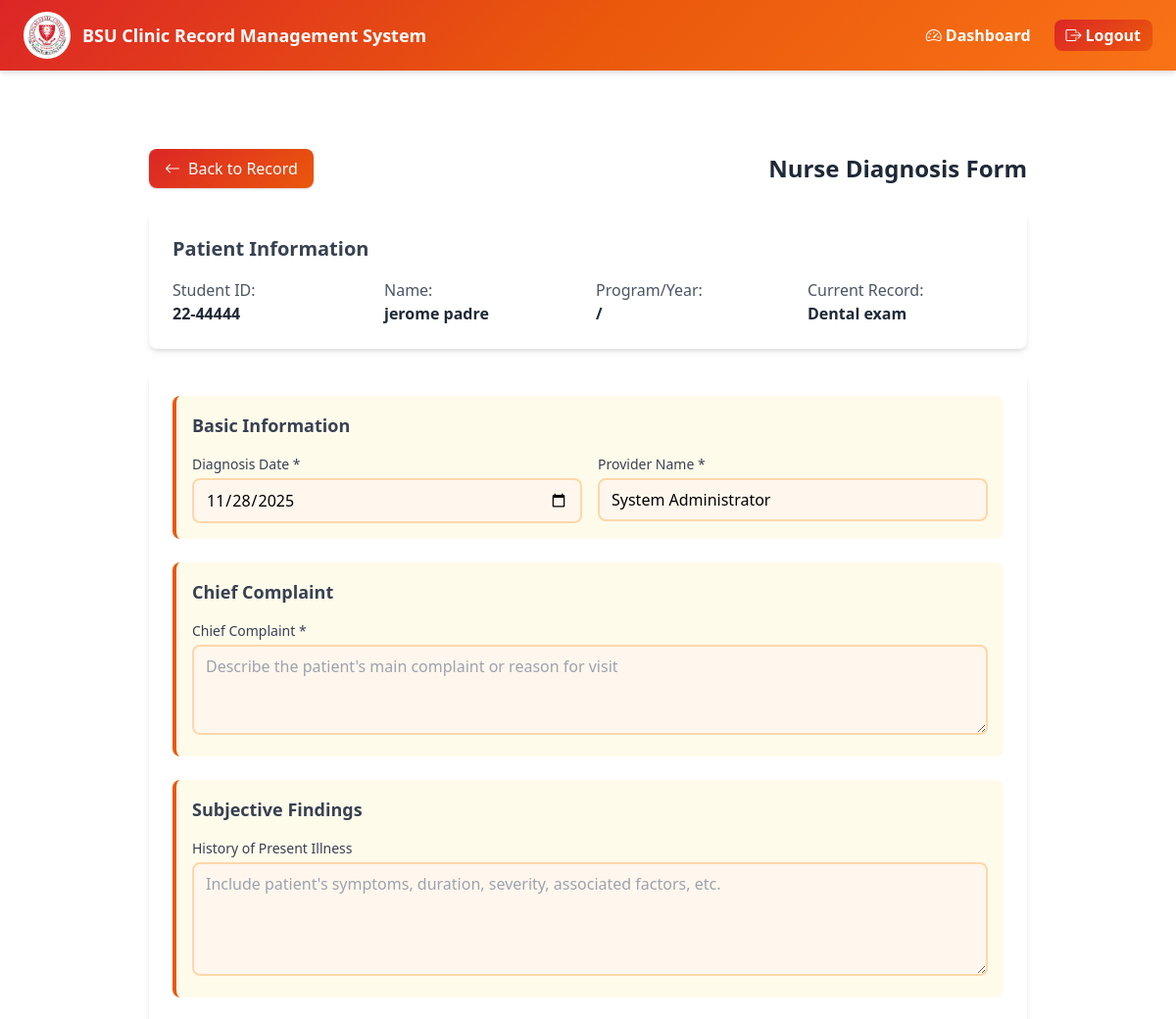
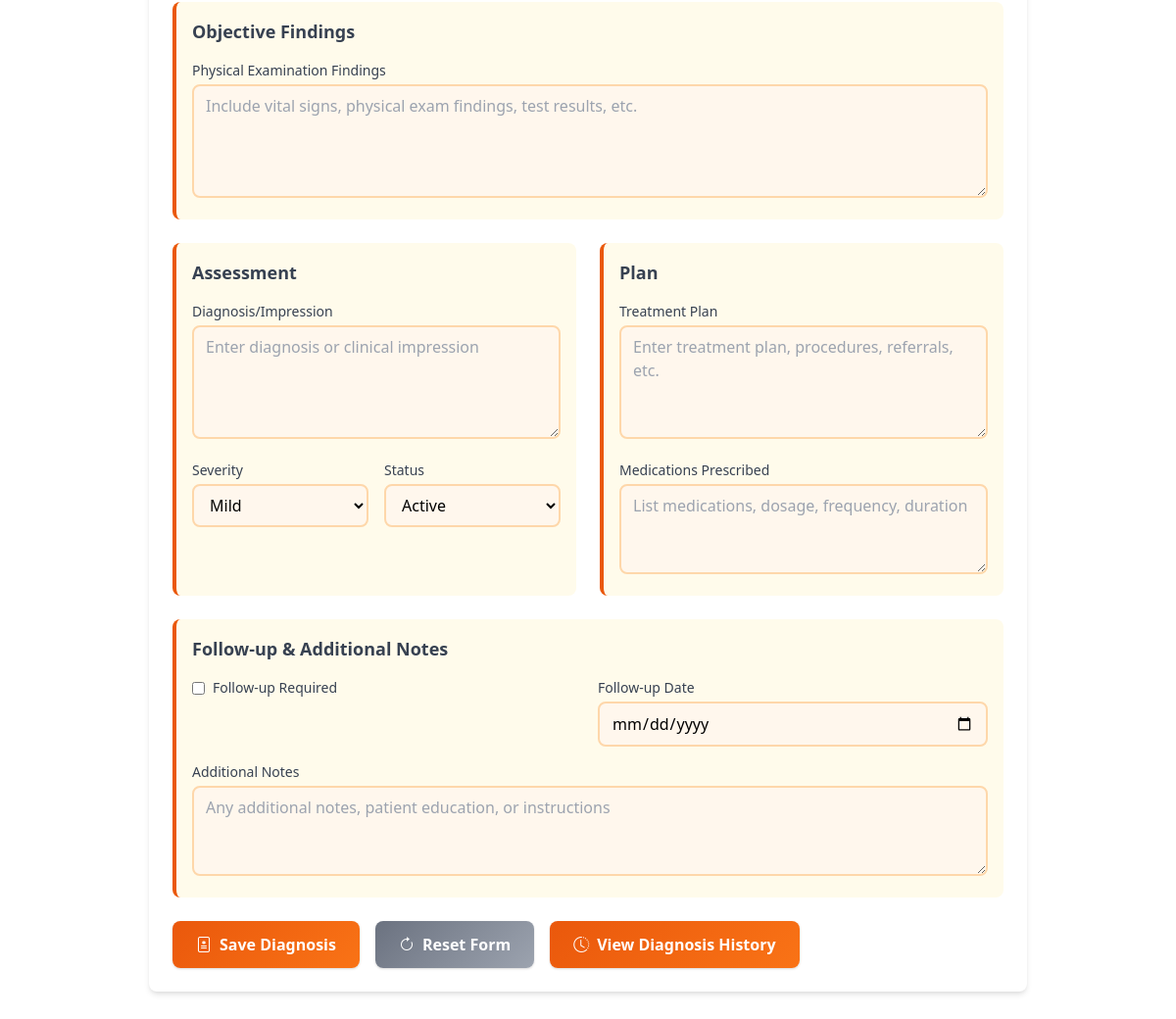
Page /modules/records/medical_diagnosis_form.php?patient_id=104&record_id=68&type=dental_exam&diagnosis_type=nurse (signed in) on the committed database (2 pictures, top to bottom).
### tables this page shows
CREATE TABLE `patients` (
  `id` int(11) NOT NULL,
  `student_id` varchar(20) DEFAULT NULL,
  `first_name` varchar(50) NOT NULL,
  `middle_name` varchar(50) DEFAULT NULL,
  `last_name` varchar(50) NOT NULL,
  `date_of_birth` date NOT NULL,
  `sex` enum('Male','Female') NOT NULL,
  `contact_number` varchar(20) DEFAULT NULL,
  `address` text DEFAULT NULL,
  `program` varchar(100) DEFAULT NULL,
  `year_level` varchar(20) DEFAULT NULL,
  `qr_code` varchar(255) DEFAULT NULL,
  `created_at` timestamp NOT NULL DEFAULT current_timestamp()
);

CREATE TABLE `medical_records` (
  `id` int(11) NOT NULL,
  `patient_id` int(11) NOT NULL,
  `record_type` enum('history_form','dental_exam','medical_exam') NOT NULL,
  `examination_date` date NOT NULL,
  `physician_name` varchar(100) DEFAULT NULL,
  `findings` text DEFAULT NULL,
  `recommendations` text DEFAULT NULL,
  `verification_status` enum('pending','verified','rejected') DEFAULT 'pending',
  `verified_by` int(11) DEFAULT NULL,
  `verification_date` datetime DEFAULT NULL,
  `verification_notes` text DEFAULT NULL,
  `created_at` timestamp NOT NULL DEFAULT current_timestamp(),
  `student_signature` varchar(255) DEFAULT NULL,
  `student_date` date DEFAULT NULL
);

CREATE TABLE `users` (
  `id` int(11) NOT NULL,
  `username` varchar(50) NOT NULL,
  `password` varchar(255) NOT NULL,
  `full_name` varchar(100) NOT NULL,
  `email` varchar(100) NOT NULL,
  `role` enum('admin','staff','dentist','nurse','doctor','user') DEFAULT 'user',
  `created_at` timestamp NOT NULL DEFAULT current_timestamp()
);

### modules/records/medical_diagnosis_form.php (the view, shortened to what this page needs)
<?php
include '../../config/database.php';
$patient_id = $_GET['patient_id'] ?? '';
$record_id = $_GET['record_id'] ?? '';
$type = $_GET['type'] ?? '';
$diagnosis_type = $_GET['diagnosis_type'] ?? 'nurse';
$dashboard_url = '../../dashboard.php';
$patient_info = null;
if ($patient_id) {
    $stmt = $conn->prepare("SELECT * FROM patients WHERE id = ?");
    $stmt->bind_param("i", $patient_id);
    $stmt->execute();
    $patient_info = $stmt->get_result()->fetch_assoc();
}
$current_record = null;
if ($record_id) {
    $stmt = $conn->prepare("
        SELECT mr.*, p.first_name, p.last_name, p.student_id
        FROM medical_records mr
        JOIN patients p ON mr.patient_id = p.id
        WHERE mr.id = ?
    ");
    $stmt->bind_param("i", $record_id);
    $stmt->execute();
    $current_record = $stmt->get_result()->fetch_assoc();
}
$current_provider = $_SESSION['username'] ?? '';
if (isset($_SESSION['user_id'])) {
    $user_id = $_SESSION['user_id'];
    $user_query = $conn->prepare("SELECT full_name FROM users WHERE id = ?");
    $user_query->bind_param("i", $user_id);
    $user_query->execute();
    $user_result = $user_query->get_result();
    if ($user_result && $user_result->num_rows > 0) {
        $user_data = $user_result->fetch_assoc();
        if (!empty($user_data['full_name']) && trim($user_data['full_name']) !== '') {
            $current_provider = trim($user_data['full_name']);
        }
    }
}
?>
<!DOCTYPE html>
<html lang="en">
<head>
    <link href="https://cdn.jsdelivr.net/npm/tailwindcss@2.2.19/dist/tailwind.min.css" rel="stylesheet">
    <link rel="stylesheet" href="https://cdn.jsdelivr.net/npm/bootstrap-icons@1.10.0/font/bootstrap-icons.css">
</head>
<body class="bg-gradient-to-br from-orange-50 to-red-50 flex flex-col min-h-screen">
    <header class="red-orange-gradient text-white shadow-md sticky top-0 z-50">
        <div class="max-w-7xl mx-auto flex items-center justify-between px-6 py-3">
            <div class="flex items-center gap-3">
                <img src="../../assets/css/images/logo-bsu.png" alt="BSU Logo" class="w-12 h-12 rounded-full object-cover border-4 border-white bg-white">
                <h1 class="text-lg font-bold">BSU Clinic Record Management System</h1>
            </div>
            <nav class="flex items-center gap-6">
                <a href="<?php echo htmlspecialchars($dashboard_url); ?>" class="hover:text-yellow-200 flex items-center gap-1 font-semibold">
                    <i class="bi bi-speedometer2"></i> Dashboard
                </a>
                <a href="../../logout.php" class="red-orange-gradient-button text-white px-3 py-1 rounded-lg font-semibold hover:shadow-lg flex items-center gap-1">
                    <i class="bi bi-box-arrow-right"></i> Logout
                </a>
            </nav>
        </div>
    </header>
    <div class="min-h-screen py-8 px-4 pt-20 flex-1">
        <div class="max-w-4xl mx-auto">
            <div class="flex justify-between items-center mb-6">
                <a href="view_record.php?type=<?= $type ?>&id=<?= $record_id ?>"
                   class="red-orange-gradient-button text-white px-4 py-2 rounded-lg shadow hover:shadow-lg transition-all flex items-center gap-2">
                   <i class="bi bi-arrow-left"></i> Back to Record
                </a>
                <h1 class="text-2xl font-bold text-gray-800">
                    <?= ucfirst($diagnosis_type) ?> Diagnosis Form
                </h1>
            </div>
            <?php if ($patient_info && $current_record): ?>
            <div class="bg-white rounded-lg shadow-md p-6 mb-6">
                <h2 class="text-xl font-semibold mb-4 text-gray-700">Patient Information</h2>
                <div class="grid grid-cols-2 md:grid-cols-4 gap-4">
                    <div>
                        <label class="font-medium text-gray-600">Student ID:</label>
                        <p class="text-gray-800 font-semibold"><?= htmlspecialchars($patient_info['student_id']) ?></p>
                    </div>
                    <div>
                        <label class="font-medium text-gray-600">Name:</label>
                        <p class="text-gray-800 font-semibold"><?= htmlspecialchars($patient_info['first_name'] . ' ' . $patient_info['last_name']) ?></p>
                    </div>
                    <div>
                        <label class="font-medium text-gray-600">Program/Year:</label>
                        <p class="text-gray-800 font-semibold"><?= htmlspecialchars($patient_info['program'] . ' / ' . $patient_info['year_level']) ?></p>
                    </div>
                    <div>
                        <label class="font-medium text-gray-600">Current Record:</label>
                        <p class="text-gray-800 font-semibold"><?= ucfirst(str_replace('_', ' ', $current_record['record_type'])) ?></p>
                    </div>
                </div>
            </div>
            <?php endif; ?>
            <div class="bg-white rounded-lg shadow-md p-6">
                <form method="POST" id="diagnosis-form">
                    <div class="diagnosis-section rounded-lg p-4 mb-6">
                        <h3 class="text-lg font-semibold mb-4 text-gray-700">Basic Information</h3>
                        <div class="grid grid-cols-1 md:grid-cols-2 gap-4">
                            <div>
                                <label class="block text-sm font-medium text-gray-700 mb-1">Diagnosis Date *</label>
                                <input type="date" name="diagnosis_date" required
                                       class="w-full orange-form-input rounded-lg px-3 py-2 focus:outline-none"
                                       value="<?= date('Y-m-d') ?>">
                            </div>
                            <div>
                                <label class="block text-sm font-medium text-gray-700 mb-1">Provider Name *</label>
                                <input type="text" name="provider_name" required
                                       class="w-full orange-form-input rounded-lg px-3 py-2 focus:outline-none"
                                       placeholder="Enter provider name"
                                       value="<?= htmlspecialchars($current_provider) ?>">
                            </div>
                        </div>
                    </div>
                    <div class="diagnosis-section rounded-lg p-4 mb-6">
                        <h3 class="text-lg font-semibold mb-4 text-gray-700">Chief Complaint</h3>
                        <div>
                            <label class="block text-sm font-medium text-gray-700 mb-1">Chief Complaint *</label>
                            <textarea name="chief_complaint" rows="3" required
                                      class="w-full orange-form-input rounded-lg px-3 py-2 focus:outline-none"
                                      placeholder="Describe the patient's main complaint or reason for visit"></textarea>
                        </div>
                    </div>
                    <div class="diagnosis-section rounded-lg p-4 mb-6">
                        <h3 class="text-lg font-semibold mb-4 text-gray-700">Subjective Findings</h3>
                        <div>
                            <label class="block text-sm font-medium text-gray-700 mb-1">History of Present Illness</label>
                            <textarea name="subjective_findings" rows="4"
                                      class="w-full orange-form-input rounded-lg px-3 py-2 focus:outline-none"
                                      placeholder="Include patient's symptoms, duration, severity, associated factors, etc."></textarea>
                        </div>
                    </div>
                    <div class="diagnosis-section rounded-lg p-4 mb-6">
                        <h3 class="text-lg font-semibold mb-4 text-gray-700">Objective Findings</h3>
                        <div>
                            <label class="block text-sm font-medium text-gray-700 mb-1">Physical Examination Findings</label>
                            <textarea name="objective_findings" rows="4"
                                      class="w-full orange-form-input rounded-lg px-3 py-2 focus:outline-none"
                                      placeholder="Include vital signs, physical exam findings, test results, etc."></textarea>
                        </div>
                    </div>
                    <div class="grid grid-cols-1 md:grid-cols-2 gap-6 mb-6">
                        <div class="diagnosis-section rounded-lg p-4">
                            <h3 class="text-lg font-semibold mb-4 text-gray-700">Assessment</h3>
                            <div class="mb-4">
                                <label class="block text-sm font-medium text-gray-700 mb-1">Diagnosis/Impression</label>
                                <textarea name="assessment" rows="4"
                                          class="w-full orange-form-input rounded-lg px-3 py-2 focus:outline-none"
                                          placeholder="Enter diagnosis or clinical impression"></textarea>
                            </div>
                            <div class="grid grid-cols-2 gap-4">
                                <div>
                                    <label class="block text-sm font-medium text-gray-700 mb-1">Severity</label>
                                    <select name="severity" class="w-full orange-form-input rounded-lg px-3 py-2 focus:outline-none">
                                        <option value="mild">Mild</option>
                                    </select>
                                </div>
                                <div>
                                    <label class="block text-sm font-medium text-gray-700 mb-1">Status</label>
                                    <select name="status" class="w-full orange-form-input rounded-lg px-3 py-2 focus:outline-none">
                                        <option value="active">Active</option>
                                    </select>
                                </div>
                            </div>
                        </div>
                        <div class="diagnosis-section rounded-lg p-4">
                            <h3 class="text-lg font-semibold mb-4 text-gray-700">Plan</h3>
                            <div class="mb-4">
                                <label class="block text-sm font-medium text-gray-700 mb-1">Treatment Plan</label>
                                <textarea name="plan" rows="4"
                                          class="w-full orange-form-input rounded-lg px-3 py-2 focus:outline-none"
                                          placeholder="Enter treatment plan, procedures, referrals, etc."></textarea>
                            </div>
                            <div>
                                <label class="block text-sm font-medium text-gray-700 mb-1">Medications Prescribed</label>
                                <textarea name="medications_prescribed" rows="3"
                                          class="w-full orange-form-input rounded-lg px-3 py-2 focus:outline-none"
                                          placeholder="List medications, dosage, frequency, duration"></textarea>
                            </div>
                        </div>
                    </div>
                    <div class="diagnosis-section rounded-lg p-4 mb-6">
                        <h3 class="text-lg font-semibold mb-4 text-gray-700">Follow-up & Additional Notes</h3>
                        <div class="grid grid-cols-1 md:grid-cols-2 gap-4 mb-4">
                            <div>
                                <label class="flex items-center gap-2">
                                    <input type="checkbox" name="follow_up_required" value="1"
                                           class="rounded border-orange-300 text-orange-600 focus:ring-orange-500">
                                    <span class="text-sm font-medium text-gray-700">Follow-up Required</span>
                                </label>
                            </div>
                            <div>
                                <label class="block text-sm font-medium text-gray-700 mb-1">Follow-up Date</label>
                                <input type="date" name="follow_up_date"
                                       class="w-full orange-form-input rounded-lg px-3 py-2 focus:outline-none"
                                       min="<?= date('Y-m-d', strtotime('+1 day')) ?>">
                            </div>
                        </div>
                        <div>
                            <label class="block text-sm font-medium text-gray-700 mb-1">Additional Notes</label>
                            <textarea name="notes" rows="3"
                                      class="w-full orange-form-input rounded-lg px-3 py-2 focus:outline-none"
                                      placeholder="Any additional notes, patient education, or instructions"></textarea>
                        </div>
                    </div>
                    <div class="flex gap-4">
                        <button type="submit" name="add_diagnosis"
                                class="orange-gradient-button text-white px-6 py-3 rounded-lg shadow hover:shadow-lg transition-all flex items-center gap-2 font-semibold">
                            <i class="bi bi-file-medical"></i> Save Diagnosis
                        </button>
                        <button type="button" id="reset-form"
                                class="form-reset-button text-white px-6 py-3 rounded-lg shadow hover:shadow-lg transition-all flex items-center gap-2 font-semibold">
                            <i class="bi bi-arrow-clockwise"></i> Reset Form
                        </button>
                        <a href="diagnosis_history.php?patient_id=<?= $patient_id ?>&record_id=<?= $record_id ?>&type=<?= $type ?>"
                           class="orange-gradient-button text-white px-6 py-3 rounded-lg shadow hover:shadow-lg transition-all flex items-center gap-2 font-semibold">
                            <i class="bi bi-clock-history"></i> View Diagnosis History
                        </a>
                    </div>
                </form>
            </div>
        </div>
    </div>
</body>
</html>

### modules/records/medical_diagnosis_form.php (style rules this page uses)
.red-orange-gradient-button { background: linear-gradient(135deg, #dc2626, #ea580c); }
.red-orange-gradient { background: linear-gradient(135deg, #dc2626, #ea580c, #f97316); }
.orange-gradient-button { background: linear-gradient(135deg, #ea580c, #f97316); }
.form-reset-button { background: linear-gradient(135deg, #6b7280, #9ca3af); }
.diagnosis-section { border-left: 4px solid #ea580c; background: #fffbeb; }
.orange-form-input { border: 2px solid #fed7aa; background: #fff7ed; }

### rows in the picture
patients: student "22-44444", first_name+last_name "jerome padre", program+year_level "/"
medical_records: record_type "Dental exam"
users: provider_name "System Administrator"

### other values in the picture
$diagnosis_type "Nurse"
